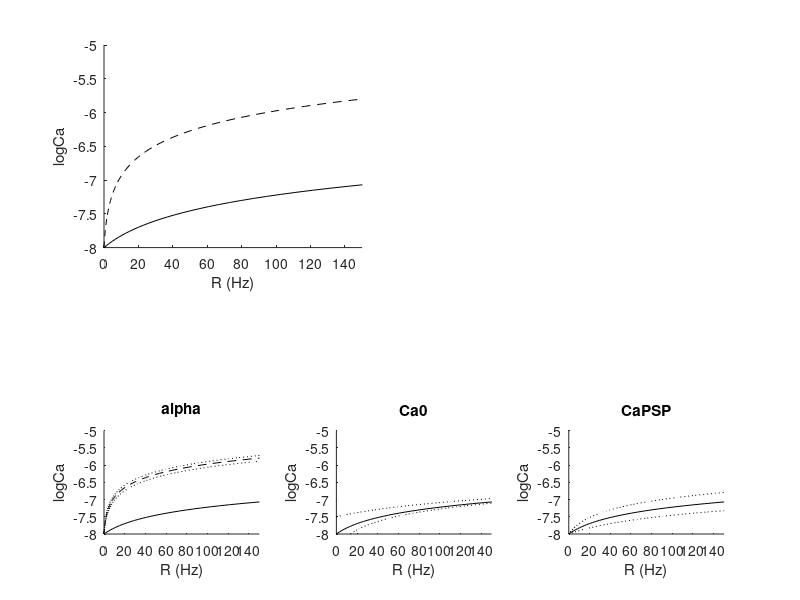

This figure's MATLAB source: (Note: this script raises an error after producing the figure.)
figfolder  = '/Users/dl2820/Project Repos/CaHomeostasis/DailyNotebook/Notebook20220222';

%%
Ca_0 = -8;%-8       %GluA1-independent (i.e. baseline) Calcium concentration
                         %(-6.854 at eqfrom SS)
Ca_PSC0 = 0.05e-8;%0.2e-8     %Calcium per 1Hz PSPs through non-GluA1 sources
alpha = 20;%4
%%
Ca = linspace(Ca_0,-5,100);


%%

R_none = (10.^Ca - 10.^Ca_0)./(Ca_PSC0.*(alpha.*0+1));
R_full = (10.^Ca - 10.^Ca_0)./(Ca_PSC0.*(alpha.*1+1));

alphas = alpha+[-4 4];
R_alphas =(10.^Ca - 10.^Ca_0)./(Ca_PSC0*(alphas'*1+1));

Ca_0s = Ca_0+[-0.5 0.5]';
R_Ca0s =(10.^Ca - 10.^Ca_0s)./(Ca_PSC0.*(alpha.*0+1));

Ca_PSCs = Ca_PSC0.*[0.5 2]';
R_CaPSCs =(10.^Ca - 10.^Ca_0)./(Ca_PSCs.*(alpha.*0+1));
%%
figure
subplot(2,2,1)
    %plot((R),Ca,'k')
    hold on
    plot((R_none),Ca,'k')
    plot((R_full),Ca,'k--')

    ylabel('logCa')

    xlabel('R (Hz)')
    box off
    axis tight
    xlim([0 150])
    
    
subplot(3,3,7)
    %plot((R),Ca,'k')
    hold on
    plot((R_none),Ca,'k')
    plot((R_full),Ca,'k--')
    plot((R_alphas),Ca,'k:')

    ylabel('logCa')

    xlabel('R (Hz)')
    box off
    axis tight
    xlim([0 150])
    title('alpha')
    
    
subplot(3,3,8)
    %plot((R),Ca,'k')
    hold on
    plot((R_none),Ca,'k')
    %plot((R_full),Ca,'k--')
    plot((R_Ca0s),Ca,'k:')

    ylabel('logCa')

    xlabel('R (Hz)')
    box off
    axis tight
    xlim([0 150])
     title('Ca0')
     
subplot(3,3,9)
    %plot((R),Ca,'k')
    hold on
    plot((R_none),Ca,'k')
    %plot((R_full),Ca,'k--')
    plot((R_CaPSCs),Ca,'k:')

    ylabel('logCa')

    xlabel('R (Hz)')
    box off
    axis tight
    xlim([0 150])
     title('CaPSP')
     
    
    

NiceSave('RCa',figfolder,[],'includeDate',true)
%% Effects of kf0 and kCan ... kappa

Ca_CaN = -6.4;     %Ca midpoint for CaN (data)
s_CaN = 6;      %Steepness of CaN activation (data)

kappa = 0.005;
kf_0 = 0.6e-3; 
k_CaN = kf_0./kappa;

n = Sigmoid( Ca,Ca_CaN,s_CaN,1);
kf = kf_0;
kd = k_CaN.*n;

A = kf./(kf+kd);
R = (10.^Ca - 10.^Ca_0)./(Ca_PSC0.*(alpha.*A+1));

%kf0s
kf0s = kf_0.*[0.1 10]';
A_kf0 = kf0s./(kf0s+kd);
R_kf0 = (10.^Ca - 10.^Ca_0)./(Ca_PSC0.*(alpha.*A_kf0+1));

%k_CaNs
k_CaNs = k_CaN.*[10 0.1]';
A_kds = kf./(kf+k_CaNs.*n);
R_kd = (10.^Ca - 10.^Ca_0)./(Ca_PSC0.*(alpha.*A_kds+1));

%R1/2
Rs = linspace(0,60,60);
Ca_Ahalf = log10(10.^Ca_0 + Ca_PSC0.*Rs + Ca_PSC0.*alpha.*0.5.*Rs);
k_ratio = Sigmoid( Ca_Ahalf,Ca_CaN,s_CaN,1);

%%
figure
subplot(2,2,1)
    plot((R),Ca,'k')
    hold on
    plot((R_none),Ca,'k--')
    plot((R_full),Ca,'k--')
    ylabel('logCa')
    %plot(log10(R),A,'r')
    %LogScale('x',10)
    xlabel('R');
    box off
    axis tight
    axis tight
    xlim([0 120])
    yrange = ylim(gca);

subplot(2,2,2)
    plot(n,Ca)
    hold on
    plot(A,Ca)
    ylim(yrange)
    legend('n(Ca)','A(Ca)')
    box off
    xlabel('n, A')
   
subplot(3,3,7)
    plot((R),Ca,'k')
    hold on
    plot((R_kf0),Ca,'k:')
    plot((R_none),Ca,'--','color',[0.5 0.5 0.5])
    plot((R_full),Ca,'--','color',[0.5 0.5 0.5])
    ylabel('logCa')
    %plot(log10(R),A,'r')
    %LogScale('x',10)
    xlabel('R');
    box off
    axis tight
    axis tight
    xlim([0 120])
    yrange = ylim(gca);
    title('k_f_0')
    
subplot(3,3,8)
    plot((R),Ca,'k')
    hold on
    plot((R_kd),Ca,'k:')
    plot((R_none),Ca,'--','color',[0.5 0.5 0.5])
    plot((R_full),Ca,'--','color',[0.5 0.5 0.5])
    ylabel('logCa')
    %plot(log10(R),A,'r')
    %LogScale('x',10)
    xlabel('R');
    box off
    axis tight
    axis tight
    xlim([0 120])
    yrange = ylim(gca);    
    title('k_C_a_N')
    
    
subplot(3,3,9)
    plot(k_ratio,Rs,'k')
    xlabel('k_f_0 / k_C_a_N')
    ylabel('R_A_0_._5')
    box off
    
    
NiceSave('RCa_A',figfolder,[],'includeDate',true)



%% Adding back in the m-gate (alpha)

Ca_CamKII = -5.5;     %Ca midpoint for CaN (data)
s_CamKII = 8;      %Steepness of CaN activation (data)

k_CamK = 30.*k_CaN; %Free parameter
m_alpha = Sigmoid( Ca,Ca_CamKII,s_CamKII,1);
kf_malpha = kf_0 + k_CamK.*m_alpha;

Ca_Kdelta = 1;
m_beta = Sigmoid( Ca+Ca_Kdelta,Ca_CamKII,s_CamKII,1);
kf_mbeta = kf_0 + k_CamK.*m_beta;

%Equilibrium beta
Ca_b = -7.0;     %Ca midpoint for CaN (data)
s_b = -12;      %Steepness of CaN activation (data)
b = Sigmoid( Ca,Ca_b,s_b,1);
m_ab = Sigmoid( Ca+b.*Ca_Kdelta,Ca_CamKII,s_CamKII,1);
kf_mab = kf_0 + k_CamK.*m_ab;

A_malpha = kf_malpha./(kf_malpha+kd);
R_malpha = (10.^Ca - 10.^Ca_0)./(Ca_PSC0.*(alpha.*A_malpha+1));
A_mbeta = kf_mbeta./(kf_mbeta+kd);
R_mbeta = (10.^Ca - 10.^Ca_0)./(Ca_PSC0.*(alpha.*A_mbeta+1));
A_mab = kf_mab./(kf_mab+kd);
R_mab = (10.^Ca - 10.^Ca_0)./(Ca_PSC0.*(alpha.*A_mab+1));

%kf0s
% kf0s = [1e-2 1e-4]';
% A_kf0 = kf0s./(kf0s+kd);
% R_kf0 = (10.^Ca - 10.^Ca_0)./(Ca_PSC0.*(alpha.*A_kf0+1));

%k_CaNs
% k_CaNs = [1 1e-2]';
% A_kds = kf./(kf+k_CaNs.*n);
% R_kd = (10.^Ca - 10.^Ca_0)./(Ca_PSC0.*(alpha.*A_kds+1));


%%
figure
subplot(2,2,1)
    plot((R),Ca,'k')
    hold on
    plot((R_mab),Ca,'r')
    plot((R_malpha),Ca,'b')
   % plot((R_mbeta),Ca,'g')
    
    plot((R_none),Ca,'k--')
    plot((R_full),Ca,'k--')
    ylabel('logCa')
    %plot(log10(R),A,'r')
    %LogScale('x',10)
    xlabel('R');
    box off
    axis tight
    axis tight
    xlim([0 50])
    yrange = ylim(gca);
    legend('CaN-only','Alpha<->Beta CamKII','Alpha CamKII','location','southeast')
    
    
subplot(2,2,2)
    plot((R),Ca,'k')
    hold on
    plot((R_mab),Ca,'r')
    plot((R_malpha),Ca,'b')
   % plot((R_mbeta),Ca,'g')
    
    plot((R_none),Ca,'k--')
    plot((R_full),Ca,'k--')
    ylabel('logCa')
    %plot(log10(R),A,'r')
    %LogScale('x',10)
    xlabel('R');
    box off
    axis tight
    axis tight
    xlim([0 250])
    yrange = ylim(gca);
    legend('CaN-only','Alpha<->Beta CamKII','Alpha CamKII','location','southeast')

subplot(2,2,3)
    plot((R),10.^Ca,'k')
    hold on
    plot((R_mab),10.^Ca,'r')
    plot((R_malpha),10.^Ca,'b')
   % plot((R_mbeta),Ca,'g')
    
    plot((R_none),10.^Ca,'k--')
    plot((R_full),10.^Ca,'k--')
    ylabel('logCa')
    %plot(log10(R),A,'r')
    %LogScale('x',10)
    xlabel('R');
    box off
    axis tight
    axis tight
    xlim([0 100])
    ylim([0 2e-7])
    legend('CaN-only','Alpha<->Beta CamKII','Alpha CamKII','location','southeast')
    
% subplot(2,2,2)
%     plot(n,Ca)
%     hold on
%     plot(m_alpha,Ca)
%     plot(m_beta,Ca)
%     plot(A,Ca)
%     plot(A_malpha,Ca)
%     plot(A_mbeta,Ca)
%     ylim(yrange)
%     legend('n(Ca)','m_a(Ca)','m_a(Ca)','A(Ca)')
%     box off
%     xlabel('n, A')
   
% subplot(3,3,7)
%     plot((R),Ca,'k')
%     hold on
%     plot((R_kf0),Ca,'k:')
%     plot((R_none),Ca,'--','color',[0.5 0.5 0.5])
%     plot((R_full),Ca,'--','color',[0.5 0.5 0.5])
%     ylabel('logCa')
%     %plot(log10(R),A,'r')
%     %LogScale('x',10)
%     xlabel('R');
%     box off
%     axis tight
%     axis tight
%     xlim([0 150])
%     yrange = ylim(gca);
%     title('k_f_0')
%     
% subplot(3,3,8)
%     plot((R),Ca,'k')
%     hold on
%     plot((R_kd),Ca,'k:')
%     plot((R_none),Ca,'--','color',[0.5 0.5 0.5])
%     plot((R_full),Ca,'--','color',[0.5 0.5 0.5])
%     ylabel('logCa')
%     %plot(log10(R),A,'r')
%     %LogScale('x',10)
%     xlabel('R');
%     box off
%     axis tight
%     axis tight
%     xlim([0 150])
%     yrange = ylim(gca);    
%     title('k_C_a_N')
%     
%     
% subplot(3,3,9)
%     plot(k_ratio,Rs,'k')
%     xlabel('k_f_0 / k_C_a_N')
%     ylabel('R_A_0_._5')
%     box off
    
    
NiceSave('RCa_A_mgate',figfolder,[],'includeDate',true)



%% Simulate steady state calcium as f'n of rate

%manip.rate = @(t) 20.*ones(size(t));

parms= struct();
timeparms = struct();
manip = struct();

timeparms.maxT = 0;
timeparms.preT = 6000;

parms.Ca_PSP0 = Ca_PSC0;
parms.Ca_A = 0;
parms.Ca_0 = Ca_0;

parms.kd_0 = 0;
parms.kf_0 = kf_0;
parms.k_CaN = kf_0./kappa;
parms.k_CamK = k_CamK;
parms.Ca_Kdelta = Ca_Kdelta;

R_pres = logspace(0,2,5);

for rr = 1:length(R_pres)
    bz_Counter(rr,length(R_pres),'sim')
    
    R_pre = R_pres(rr);
    manip.rate = @(t) R_pre .* ones(size(t));

    parms.Ca_A = 0;
    parms.kf_0 = kf_0;
    [simresults,parms] = Run_SynHomeo2(manip,parms,timeparms);
    equilvals.Ca(rr) = simresults.Ca(end);
    equilvals.b(rr) = simresults.b(end);
    equilvals.m(rr) = simresults.m(end);
    equilvals.n(rr) = simresults.n(end);
    close all

    parms.kf_0 = 100;
    parms.Ca_A = alpha.*Ca_PSC0;
    [simresults,parms] = Run_SynHomeo2(manip,parms,timeparms);
    equilvals_Full.Ca(rr) = simresults.Ca(end);
    equilvals_Full.b(rr) = simresults.b(end);
    equilvals_Full.m(rr) = simresults.m(end);
    equilvals_Full.n(rr) = simresults.n(end);
    close all

    parms.kf_0 = kf_0;
    parms.Ca_A = alpha.*Ca_PSC0;
    [simresults,parms] = Run_SynHomeo2(manip,parms,timeparms);
    equilvals_Eq.Ca(rr) = simresults.Ca(end);
    equilvals_Eq.b(rr) = simresults.b(end);
    equilvals_Eq.m(rr) = simresults.m(end);
    equilvals_Eq.n(rr) = simresults.n(end);
    close all
end

%%
figure
plot(simresults.t_hr,simresults.Ca,'k')
%%
figure
    subplot(2,2,1)
        plot((R),Ca,'k')
        hold on
        plot((R_none),Ca,'k--')
        plot((R_full),Ca,'k--')
        plot(R_pres,equilvals.Ca,'o')
        plot(R_pres,equilvals_Full.Ca,'o')
        plot(R_pres,equilvals_Eq.Ca,'o')
        ylabel('logCa')
        %plot(log10(R),A,'r')
        %LogScale('x',10)
        xlabel('R');
        box off
        axis tight
        axis tight
        xlim([0 60])
        yrange = ylim(gca);


 %% Simulate CaEq as function of Kfo (keeping kappa constant)
parms= struct();
timeparms = struct();
manip = struct();

timeparms.maxT = 0;
timeparms.preT = 6000;

parms.Ca_PSP0 = Ca_PSC0;
parms.Ca_A = alpha.*Ca_PSC0;
parms.Ca_0 = Ca_0;

parms.kd_0 = 0;
parms.kf_0 = kf_0;
parms.k_CaN = kf_0./kappa;
parms.k_CamK = 0;

R_pre = 30;
manip.rate = @(t) R_pre .* ones(size(t));

kf0s_sim = [1e-2 1e-3 1e-4 1e-5];

for rr = 1:length(kf0s_sim)
    bz_Counter(rr,length(kf0s_sim),'sim')
    
    parms.kf_0 = kf0s_sim(rr);
    parms.k_CaN = kf0s_sim(rr)./kappa;
    [simresults_kf0,parms] = Run_SynHomeo2(manip,parms,timeparms);
    equilvals_kf0.Ca(rr) = simresults_kf0.Ca(end);
    equilvals_kf0.b(rr) = simresults_kf0.b(end);
    equilvals_kf0.m(rr) = simresults_kf0.m(end);
    equilvals_kf0.n(rr) = simresults_kf0.n(end);
    close all

end

%%
figure
subplot(3,3,7)
    plot((R),Ca,'k')
    hold on
    plot((R_kf0),Ca,'k:')
    plot((R_none),Ca,'--','color',[0.5 0.5 0.5])
    plot((R_full),Ca,'--','color',[0.5 0.5 0.5])
    plot(R_pre,equilvals_kf0.Ca,'o')
    ylabel('logCa')
    %plot(log10(R),A,'r')
    %LogScale('x',10)
    xlabel('R');
    box off
    axis tight
    axis tight
    xlim([0 60])
    yrange = ylim(gca);
    title('k_f_0')